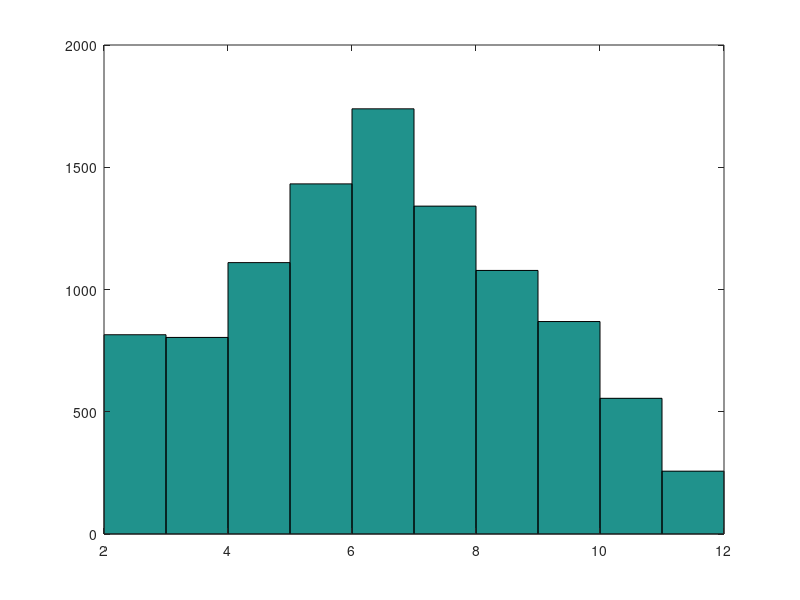

Write MATLAB code to recreate this figure.
% generate some random numbers
clear;
rng(200)
d = randi([1 6],10,1);
res = tabulate(d);

hist(d,6);

d2 = randi([1 6],10000,2);

d2 = [d2 d2(:,1)+d2(:,2)];

hist(d2(:,3));
